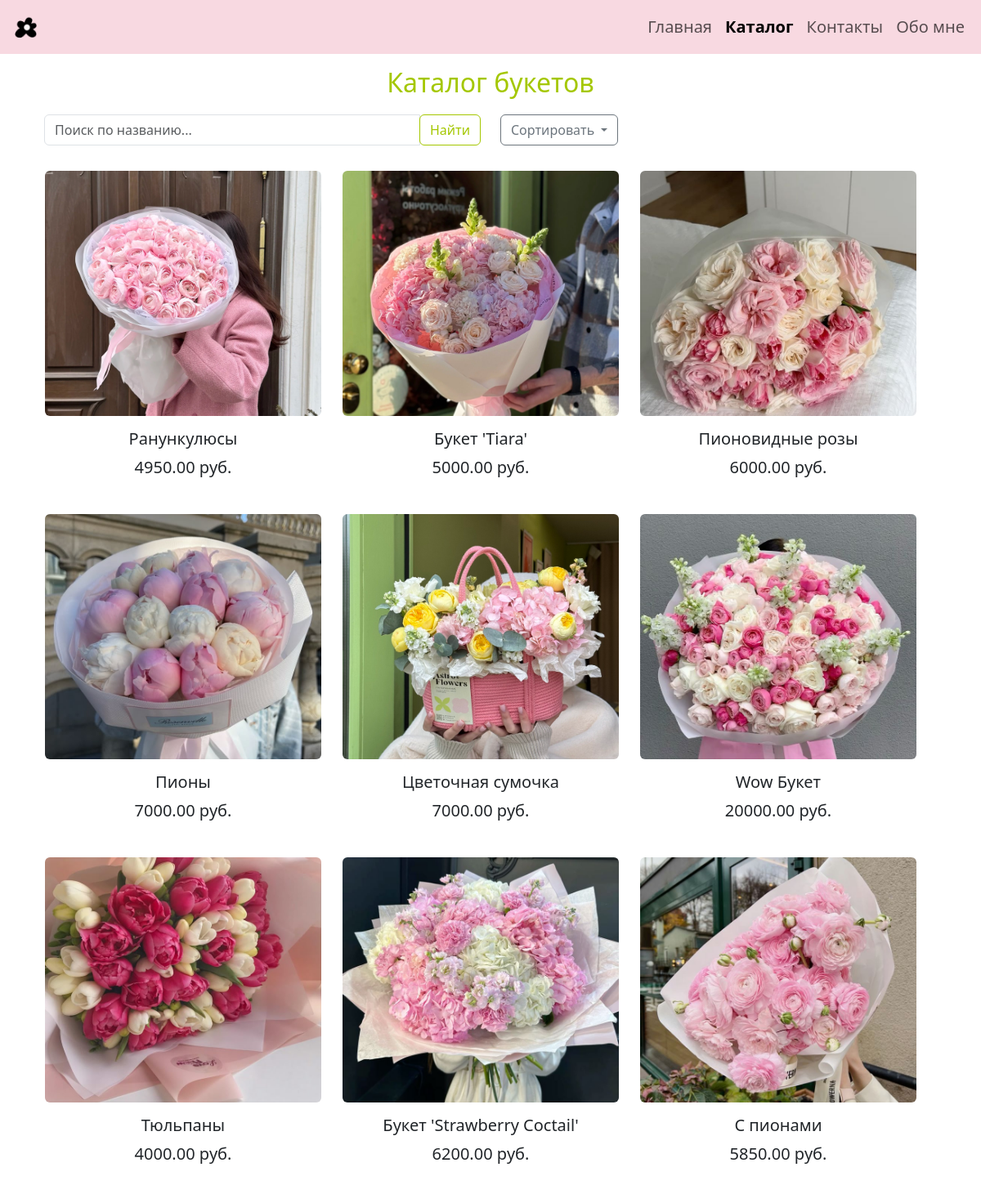
/myApp/catalogue/, run on the app's committed database.
### myApp/models.py (models this page shows, shortened)
class Bouquet(models.Model):
    name = models.CharField(max_length=255, verbose_name="Название букета")
    image = models.ImageField(upload_to='bouquets/', verbose_name="Изображение")
    price = models.DecimalField(max_digits=10, decimal_places=2, verbose_name="Цена")

### myApp/views.py (the view)
# urls.py: path('catalogue/', views.catalogue, name='catalogue'),
def catalogue(request):
    bouquets = Bouquet.objects.all()
    search_query = request.GET.get('search', '')
    if search_query:
        bouquets = bouquets.filter(name__icontains=search_query)
    sort_by = request.GET.get('sort', '')
    print(f"Sort by: {sort_by}")
    if sort_by == 'name_asc':
        bouquets = bouquets.order_by('name')
    elif sort_by == 'name_desc':
        bouquets = bouquets.order_by('-name')
    elif sort_by == 'price_asc':
        bouquets = bouquets.order_by('price')
    elif sort_by == 'price_desc':
        bouquets = bouquets.order_by('-price')
    context = {
        'bouquets': bouquets,
        'search_query': search_query,
        'current_sort': sort_by,
    }
    return render(request, "catalogue.html", context)

### myApp/templates/catalogue.html (shortened to what this page needs)
{% extends 'base.html' %}
{% block content %}
<div class="container mt-4">
    <h2 class="text-center" style="margin-top: -80px; color: #a4c700; margin-bottom: 20px;">Каталог букетов</h2>
    <div class="row mb-4">
        <div class="col-md-6">
            <form method="get" action="{% url 'myApp:catalogue' %}" class="form-inline">
                <div class="input-group w-100">
                    <input type="text" class="form-control" name="search" placeholder="Поиск по названию..." value="{{ search_query }}">
                    <div class="input-group-append">
                        <button class="btn btn-outline-success" type="submit" style="color: #a4c700; border-color: #a4c700;">Найти</button>
                    </div>
                </div>
            </form>
        </div>
    <div class="col-md-6">
    <div class="dropdown">
        <button class="btn btn-outline-secondary dropdown-toggle" type="button" id="sortDropdown" data-bs-toggle="dropdown" aria-expanded="false">
            Сортировать
        </button>
    </div>
</div>
    <div class="row" style="margin-top: 30px;">
        {% for bouquet in bouquets %}
        <div class="col-md-4 mb-4">
            <div class="card border-white">
                <img src="{{ bouquet.image.url }}" class="card-img-top rounded" alt="{{ bouquet.name }}" style="border-radius: 15px; height: 300px; object-fit: cover;">
                <div class="card-body text-center">
                    <h5 class="card-title lead">{{ bouquet.name }}</h5>
                    <p class="card-text lead">{{ bouquet.price }} руб.</p>
                </div>
            </div>
        </div>
        {% empty %}
        <div class="col-12">
            <p class="text-center">Букеты не найдены.</p>
        </div>
        {% endfor %}
    </div>
</div>
</div>
{% endblock %}

### myApp/templates/base.html (shortened to what this page needs)
{% load static %}
<!DOCTYPE html>
<html lang="ru">
<head>
    <link href="/static/styles.css" rel="stylesheet">
    <link href="https://cdn.jsdelivr.net/npm/bootstrap@5.3.0-alpha1/dist/css/bootstrap.min.css" rel="stylesheet">
</head>
<body>
<nav class="navbar navbar-expand-lg navbar-light" style="background-color: #f8d9e1;">
    <div class="container-fluid">
        <a class="navbar-brand" href="{% url 'myApp:home' %}">
            <img src="{% static 'base.png' %}" alt="Logo" width="40" height="40">
        </a>
        <div class="collapse navbar-collapse lead" id="navbarNav" >
            <ul class="navbar-nav ms-auto">
                <li class="nav-item">
                    <a class="nav-link {% if request.resolver_match.url_name == 'home' %}active{% endif %}"
                       href="{% url 'myApp:home' %}">Главная</a>
                </li>
                <li class="nav-item">
                    <a class="nav-link {% if request.resolver_match.url_name == 'catalogue' %}active{% endif %}"
                       href="{% url 'myApp:catalogue' %}">Каталог</a>
                </li>
                <li class="nav-item">
                    <a class="nav-link {% if request.resolver_match.url_name == 'contacts' %}active{% endif %}"
                      href="{% url 'myApp:contacts' %}">Контакты</a>
                </li>
                <li class="nav-item">
                    <a class="nav-link {% if request.resolver_match.url_name == 'about' %}active{% endif %}"
                      href="{% url 'myApp:about' %}">Обо мне</a>
                </li>
            </ul>
       </div>
    </div>
</nav>
<div class="container mt-5 pt-4">
    {% block content %}{% endblock %}
</div>
</body>
</html>

### myApp/static/styles.css (style rules this page uses)
.card-img-top { object-fit: cover; width: 250px; height: 400px; }
.navbar .nav-link.active { font-weight: bold; }

### data on the page
Bouquet: image (picture), name "Ранункулюсы", price "4950.00"
Bouquet: image (picture), name "Букет 'Tiara'", price "5000.00"
Bouquet: image (picture), name "Пионовидные розы", price "6000.00"
Bouquet: image (picture), name "Пионы", price "7000.00"
Bouquet: image (picture), name "Цветочная сумочка", price "7000.00"
Bouquet: image (picture), name "Wow Букет", price "20000.00"
Bouquet: image (picture), name "Тюльпаны", price "4000.00"
Bouquet: image (picture), name "Букет 'Strawberry Coctail'", price "6200.00"
Bouquet: image (picture), name "С пионами", price "5850.00"
